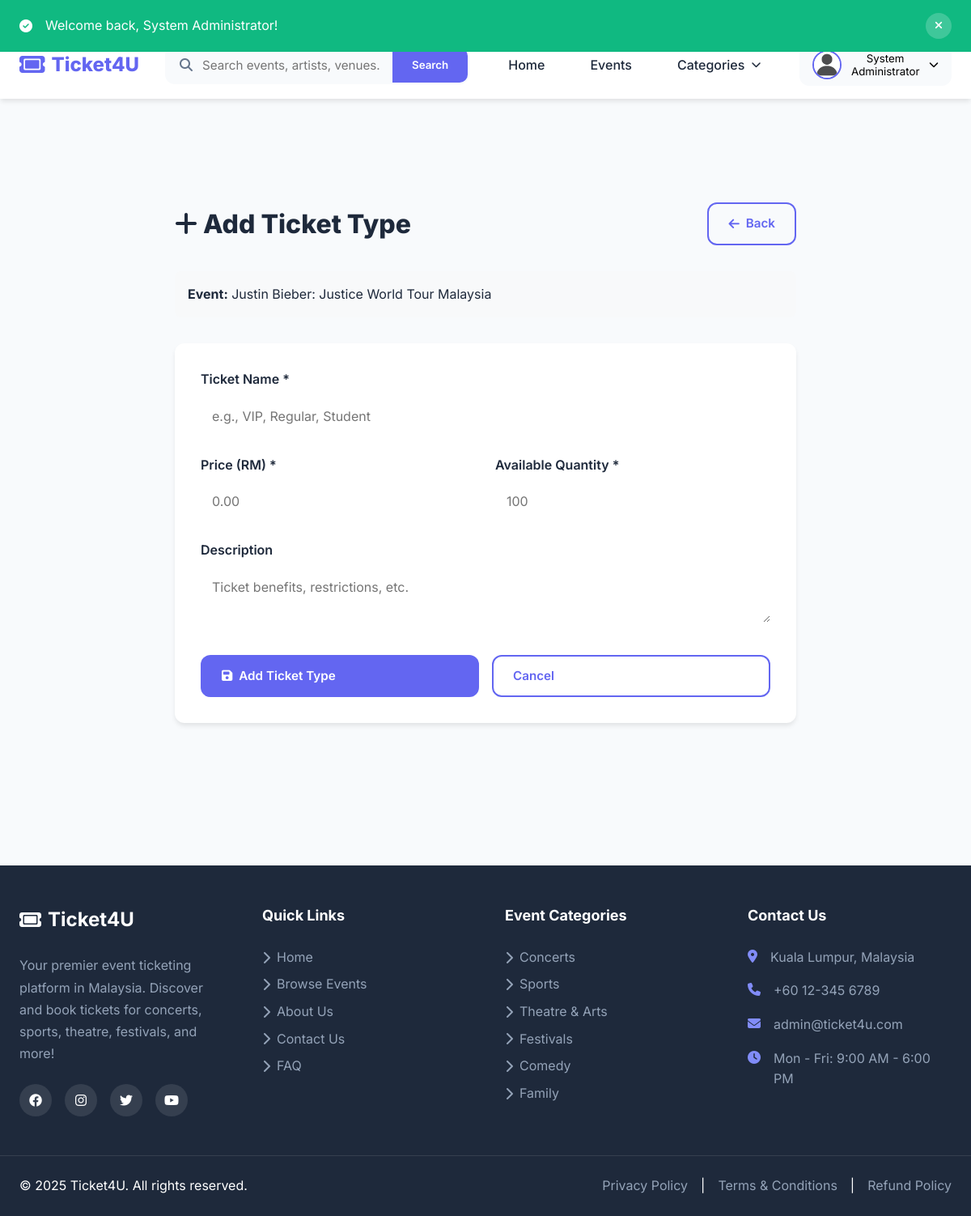
Screenshot of /admin/ticket-add.php?event_id=2 (signed in) with the database file from the repository.
### tables this page shows
CREATE TABLE users (
    id INT PRIMARY KEY AUTO_INCREMENT,
    email VARCHAR(255) UNIQUE NOT NULL,
    password VARCHAR(255) NOT NULL,
    name VARCHAR(255) NOT NULL,
    phone VARCHAR(20),
    role ENUM('user', 'admin') DEFAULT 'user',
    status ENUM('active', 'inactive', 'banned') DEFAULT 'active',
    profile_image VARCHAR(255) DEFAULT 'default-avatar.png',
    created_at TIMESTAMP DEFAULT CURRENT_TIMESTAMP,
    updated_at TIMESTAMP DEFAULT CURRENT_TIMESTAMP ON UPDATE CURRENT_TIMESTAMP,
    INDEX idx_email (email),
    INDEX idx_role (role)
);

CREATE TABLE events (
    id INT PRIMARY KEY AUTO_INCREMENT,
    category_id INT NOT NULL,
    title VARCHAR(255) NOT NULL,
    slug VARCHAR(255) UNIQUE NOT NULL,
    description TEXT,
    featured_image VARCHAR(255),
    gallery JSON,
    venue_name VARCHAR(255) NOT NULL,
    venue_address TEXT,
    venue_city VARCHAR(100),
    venue_state VARCHAR(100),
    venue_country VARCHAR(100) DEFAULT 'Malaysia',
    event_date DATE NOT NULL,
    event_time TIME NOT NULL,
    end_date DATE,
    end_time TIME,
    organizer_name VARCHAR(255),
    organizer_email VARCHAR(255),
    organizer_phone VARCHAR(20),
    status ENUM('draft', 'published', 'cancelled', 'completed') DEFAULT 'published',
    featured BOOLEAN DEFAULT FALSE,
    total_seats INT DEFAULT 0,
    available_seats INT DEFAULT 0,
    min_price DECIMAL(10,2),
    max_price DECIMAL(10,2),
    views INT DEFAULT 0,
    created_at TIMESTAMP DEFAULT CURRENT_TIMESTAMP,
    updated_at TIMESTAMP DEFAULT CURRENT_TIMESTAMP ON UPDATE CURRENT_TIMESTAMP,
    FOREIGN KEY (category_id) REFERENCES categories(id) ON DELETE RESTRICT,
    INDEX idx_slug (slug),
    INDEX idx_category (category_id),
    INDEX idx_date (event_date),
    INDEX idx_featured (featured),
    INDEX idx_status (status),
    FULLTEXT idx_search (title, description, venue_name)
);

CREATE TABLE categories (
    id INT PRIMARY KEY AUTO_INCREMENT,
    name VARCHAR(100) NOT NULL,
    slug VARCHAR(100) UNIQUE NOT NULL,
    icon VARCHAR(50),
    description TEXT,
    display_order INT DEFAULT 0,
    status ENUM('active', 'inactive') DEFAULT 'active',
    INDEX idx_slug (slug)
);

### config/config.php (called while the page is built, shortened)
<?php
try {
    $conn = new mysqli(DB_HOST, DB_USER, DB_PASS, DB_NAME);
    $conn->set_charset('utf8mb4');
} catch (Exception $e) {
    die('
        <div style="font-family: Arial, sans-serif; max-width: 600px; margin: 50px auto; padding: 20px; background: #fee; border: 1px solid #fcc; border-radius: 8px;">
            <h2 style="color: #c00;">Database Connection Error</h2>
            <p>Unable to connect to the database. Please check your configuration.</p>
            <p style="color: #666; font-size: 14px;">' . $e->getMessage() . '</p>
        </div>
    ');
}
function isLoggedIn() {
    return isset($_SESSION['user_id']);
}
function getCurrentUser() {
    global $conn;
    $user_id = (int)$_SESSION['user_id'];
    $query = "SELECT id, email, name, phone, role, profile_image, password, created_at FROM users WHERE id = $user_id AND status = 'active'";
    $result = $conn->query($query);
    return $result && $result->num_rows > 0 ? $result->fetch_assoc() : null;
}
function getFlash() {
    if (isset($_SESSION['flash_message'])) {
        $flash = [
            'type' => $_SESSION['flash_type'],
            'message' => $_SESSION['flash_message']
        ];
        return $flash;
    }
    return null;
}

### admin/ticket-add.php (the view, shortened to what this page needs)
<?php
require_once __DIR__ . '/../config/config.php';
$event_id = (int)($_GET['event_id'] ?? 0);
$event_query = "SELECT * FROM events WHERE id = ?";
$stmt = $conn->prepare($event_query);
$stmt->bind_param('i', $event_id);
$stmt->execute();
$event = $stmt->get_result()->fetch_assoc();
require_once __DIR__ . '/../includes/header.php';
?>
<main class="main-content">
    <div class="admin-container">
        <div style="display: flex; justify-content: space-between; align-items: center; margin-bottom: 2rem;">
            <h1 style="font-size: 2rem; font-weight: 800;"><i class="fas fa-plus"></i> Add Ticket Type</h1>
            <a href="<?php echo SITE_URL; ?>/admin/event-edit.php?id=<?php echo $event_id; ?>" class="btn btn-outline">
                <i class="fas fa-arrow-left"></i> Back
            </a>
        </div>
        <div style="background: #f8f9fa; padding: 1rem; border-radius: var(--radius-md); margin-bottom: 2rem;">
            <strong>Event:</strong> <?php echo htmlspecialchars($event['title']); ?>
        </div>
        <div class="form-card">
            <form method="POST">
                <div class="form-group">
                    <label class="form-label">Ticket Name *</label>
                    <input type="text" name="name" class="form-input" required
                           placeholder="e.g., VIP, Regular, Student"
                           value="<?php echo htmlspecialchars($_POST['name'] ?? ''); ?>">
                </div>
                <div class="form-row">
                    <div class="form-group">
                        <label class="form-label">Price (RM) *</label>
                        <input type="number" name="price" class="form-input" required
                               step="0.01" min="0"
                               placeholder="0.00"
                               value="<?php echo htmlspecialchars($_POST['price'] ?? ''); ?>">
                    </div>
                    <div class="form-group">
                        <label class="form-label">Available Quantity *</label>
                        <input type="number" name="available" class="form-input" required
                               min="0"
                               placeholder="100"
                               value="<?php echo htmlspecialchars($_POST['available'] ?? ''); ?>">
                    </div>
                </div>
                <div class="form-group">
                    <label class="form-label">Description</label>
                    <textarea name="description" class="form-textarea"
                              placeholder="Ticket benefits, restrictions, etc."><?php echo htmlspecialchars($_POST['description'] ?? ''); ?></textarea>
                </div>
                <div style="display: flex; gap: 1rem; margin-top: 2rem;">
                    <button type="submit" class="btn btn-primary" style="flex: 1;">
                        <i class="fas fa-save"></i> Add Ticket Type
                    </button>
                    <a href="<?php echo SITE_URL; ?>/admin/event-edit.php?id=<?php echo $event_id; ?>"
                       class="btn btn-outline" style="flex: 1;">
                        Cancel
                    </a>
                </div>
            </form>
        </div>
    </div>
</main>
<?php require_once __DIR__ . '/../includes/footer.php'; ?>

### includes/header.php (shortened to what this page needs)
<?php
$current_user = getCurrentUser();
$flash = getFlash();
?>
<!DOCTYPE html>
<html lang="en">
<head>
    <link rel="stylesheet" href="https://cdnjs.cloudflare.com/ajax/libs/font-awesome/6.4.0/css/all.min.css">
    <link rel="stylesheet" href="<?php echo SITE_URL; ?>/assets/css/style.css">
</head>
<body>
    <?php if ($flash): ?>
        <div class="flash-message flash-<?php echo $flash['type']; ?>" id="flashMessage">
            <div class="container">
                <div class="flash-content">
                    <i class="fas fa-<?php echo $flash['type'] === 'success' ? 'check-circle' : ($flash['type'] === 'error' ? 'exclamation-circle' : 'info-circle'); ?>"></i>
                    <span><?php echo htmlspecialchars($flash['message']); ?></span>
                    <button onclick="this.parentElement.parentElement.remove()" class="flash-close">
                        <i class="fas fa-times"></i>
                    </button>
                </div>
            </div>
        </div>
    <?php endif; ?>
    <header class="main-header">
        <div class="top-bar">
            <div class="container">
                <div class="top-bar-content">
                    <div class="top-bar-left">
                        <a href="mailto:<?php echo ADMIN_EMAIL; ?>">
                        </a>
                        <a href="tel:+60123456789">
                        </a>
                    </div>
                    <div class="top-bar-right">
                        <span><i class="fas fa-map-marker-alt"></i> Malaysia</span>
                    </div>
                </div>
            </div>
        </div>
        <nav class="navbar">
            <div class="container">
                <div class="navbar-content">
                    <a href="<?php echo SITE_URL; ?>/index.php" class="logo">
                        <i class="fas fa-ticket"></i>
                        <span><?php echo SITE_NAME; ?></span>
                    </a>
                    <form class="search-form" action="<?php echo SITE_URL; ?>/events.php" method="GET">
                        <div class="search-input-wrapper">
                            <i class="fas fa-search"></i>
                            <input type="text" name="search" placeholder="Search events, artists, venues..." value="<?php echo isset($_GET['search']) ? htmlspecialchars($_GET['search']) : ''; ?>">
                            <button type="submit" class="search-btn">Search</button>
                        </div>
                    </form>
                    <div class="nav-links">
                        <a href="<?php echo SITE_URL; ?>/index.php" class="nav-link <?php echo basename($_SERVER['PHP_SELF']) == 'index.php' ? 'active' : ''; ?>">
                            Home
                        </a>
                        <a href="<?php echo SITE_URL; ?>/events.php" class="nav-link <?php echo basename($_SERVER['PHP_SELF']) == 'events.php' ? 'active' : ''; ?>">
                            Events
                        </a>
                        <div class="dropdown">
                            <a href="#" class="nav-link dropdown-toggle">
                                Categories <i class="fas fa-chevron-down"></i>
                            </a>
                        </div>
                    </div>
                    <div class="user-menu">
                        <?php if ($current_user): ?>
                            <div class="dropdown">
                                <button class="user-btn dropdown-toggle">
                                    <?php if (!empty($current_user['profile_image'])): ?>
                                        <img src="<?php echo SITE_URL; ?>/uploads/profiles/<?php echo htmlspecialchars($current_user['profile_image']); ?>" alt="Profile" class="user-avatar">
                                    <?php else: ?>
                                        <div class="user-avatar" style="background: linear-gradient(135deg, #667eea 0%, #764ba2 100%); color: white; display: flex; align-items: center; justify-content: center; font-weight: 600;">
                                            <?php echo strtoupper(substr($current_user['name'] ?? 'U', 0, 1)); ?>
                                        </div>
                                    <?php endif; ?>
                                    <span><?php echo htmlspecialchars($current_user['name'] ?? 'User'); ?></span>
                                    <i class="fas fa-chevron-down"></i>
                                </button>
                            </div>
                        <?php else: ?>
                            <a href="<?php echo SITE_URL; ?>/auth/login.php" class="btn btn-outline">Login</a>
                            <a href="<?php echo SITE_URL; ?>/auth/register.php" class="btn btn-primary">Sign Up</a>
                        <?php endif; ?>
                    </div>
                </div>
            </div>
        </nav>
    </header>
    <main class="main-content">

### includes/footer.php (shortened to what this page needs)
    </main>
    <footer class="main-footer">
        <div class="footer-content">
            <div class="container">
                <div class="footer-grid">
                    <div class="footer-column">
                        <h3 class="footer-title">
                            <i class="fas fa-ticket"></i>
                            <?php echo SITE_NAME; ?>
                        </h3>
                        <p class="footer-text">
                            Your premier event ticketing platform in Malaysia. Discover and book tickets for concerts, sports, theatre, festivals, and more!
                        </p>
                        <div class="social-links">
                            <a href="#" aria-label="Facebook"><i class="fab fa-facebook"></i></a>
                            <a href="#" aria-label="Instagram"><i class="fab fa-instagram"></i></a>
                            <a href="#" aria-label="Twitter"><i class="fab fa-twitter"></i></a>
                            <a href="#" aria-label="YouTube"><i class="fab fa-youtube"></i></a>
                        </div>
                    </div>
                    <div class="footer-column">
                        <h4 class="footer-heading">Quick Links</h4>
                        <ul class="footer-links">
                            <li><a href="<?php echo SITE_URL; ?>/index.php"><i class="fas fa-chevron-right"></i> Home</a></li>
                            <li><a href="<?php echo SITE_URL; ?>/events.php"><i class="fas fa-chevron-right"></i> Browse Events</a></li>
                            <li><a href="<?php echo SITE_URL; ?>/about.php"><i class="fas fa-chevron-right"></i> About Us</a></li>
                            <li><a href="<?php echo SITE_URL; ?>/contact.php"><i class="fas fa-chevron-right"></i> Contact Us</a></li>
                            <li><a href="<?php echo SITE_URL; ?>/faq.php"><i class="fas fa-chevron-right"></i> FAQ</a></li>
                        </ul>
                    </div>
                    <div class="footer-column">
                        <h4 class="footer-heading">Event Categories</h4>
                        <ul class="footer-links">
                            <?php
                            $footer_categories = $conn->query("SELECT name, slug FROM categories WHERE status = 'active' ORDER BY display_order ASC LIMIT 6");
                            while ($cat = $footer_categories->fetch_assoc()):
                            ?>
                                <li>
                                    <a href="<?php echo SITE_URL; ?>/events.php?category=<?php echo $cat['slug']; ?>">
                                        <i class="fas fa-chevron-right"></i>
                                        <?php echo htmlspecialchars($cat['name']); ?>
                                    </a>
                                </li>
                            <?php endwhile; ?>
                        </ul>
                    </div>
                    <div class="footer-column">
                        <h4 class="footer-heading">Contact Us</h4>
                        <ul class="footer-contact">
                            <li>
                                <i class="fas fa-map-marker-alt"></i>
                                <span>Kuala Lumpur, Malaysia</span>
                            </li>
                            <li>
                                <i class="fas fa-phone"></i>
                                <a href="tel:+60123456789">+60 12-345 6789</a>
                            </li>
                            <li>
                                <i class="fas fa-envelope"></i>
                                <a href="mailto:<?php echo ADMIN_EMAIL; ?>"><?php echo ADMIN_EMAIL; ?></a>
                            </li>
                            <li>
                                <i class="fas fa-clock"></i>
                                <span>Mon - Fri: 9:00 AM - 6:00 PM</span>
                            </li>
                        </ul>
                    </div>
                </div>
            </div>
        </div>
        <div class="footer-bottom">
            <div class="container">
                <div class="footer-bottom-content">
                    <p>&copy; <?php echo date('Y'); ?> <?php echo SITE_NAME; ?>. All rights reserved.</p>
                    <div class="footer-bottom-links">
                        <a href="<?php echo SITE_URL; ?>/privacy-policy.php">Privacy Policy</a>
                        <span>|</span>
                        <a href="<?php echo SITE_URL; ?>/terms.php">Terms & Conditions</a>
                        <span>|</span>
                        <a href="<?php echo SITE_URL; ?>/refund-policy.php">Refund Policy</a>
                    </div>
                </div>
            </div>
        </div>
    </footer>
</body>
</html>

### rows the page displays
users: profile_image (placeholder picture), name "System Administrator"
events: title "Justin Bieber: Justice World Tour Malaysia"
categories: name "Concerts"
categories: name "Sports"
categories: name "Theatre & Arts"
categories: name "Festivals"
categories: name "Comedy"
categories: name "Family"

### other values shown
$flash['message'] "Welcome back, System Administrator!"
SITE_NAME "Ticket4U"
ADMIN_EMAIL "admin@ticket4u.com"
